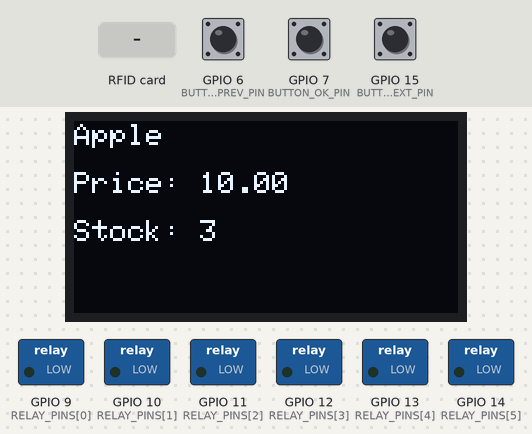
The sketch below on a simulated ESP32-S3. Parts: 128×64 one-colour display, switched loads named in the sketch (green lamp = pin HIGH). The test bench sets the inputs (shaded band); at power-on: GPIO 15 (BUTTON_NEXT_PIN) HIGH, GPIO 7 (BUTTON_OK_PIN) HIGH, GPIO 6 (BUTTON_PREV_PIN) HIGH. WiFi joins after 1.5 s; servers stay silent unless stated; what the sketch prints to the serial monitor is not drawn.

Above: at 3.3 s.
3.4 s: RFID card 5E 7A 19 C4 held to the reader
At 4.0 s:
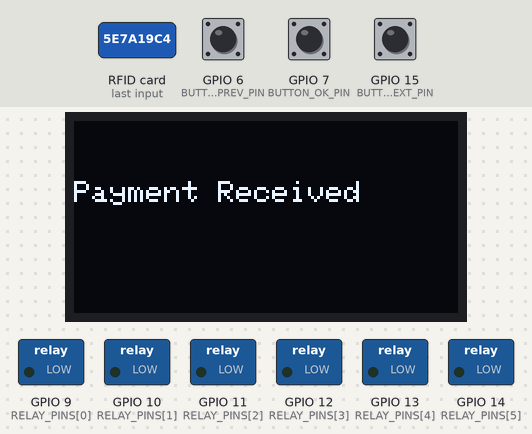
4.9 s: GPIO 15 (BUTTON_NEXT_PIN) pulled LOW for 3.2 s
At 6.9 s:
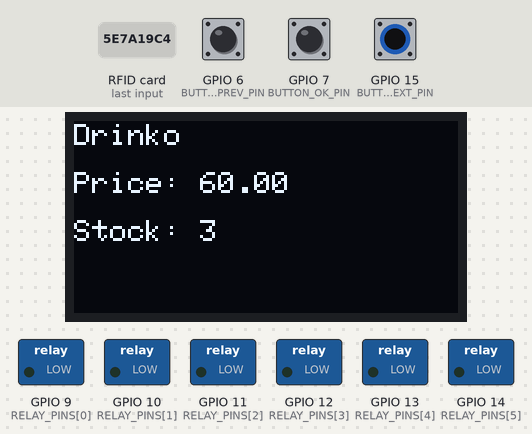
9.6 s: GPIO 7 (BUTTON_OK_PIN) pulled LOW for 1 s
At 11.6 s:
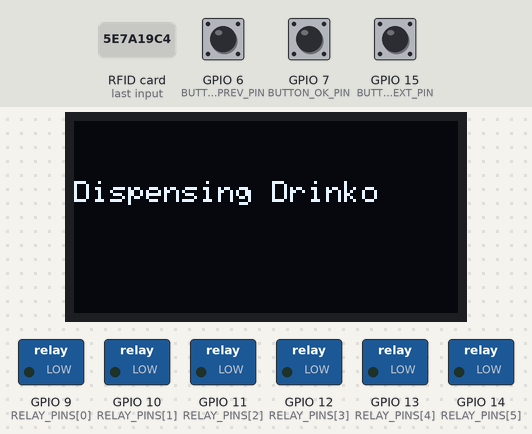
13.6 s: GPIO 7 (BUTTON_OK_PIN) pulled LOW for 0.15 s
At 14.2 s:
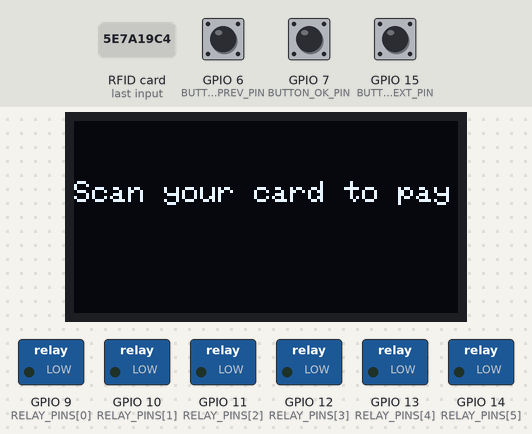
15.2 s: GPIO 6 (BUTTON_PREV_PIN) pulled LOW for 3.2 s
At 15.4 s:
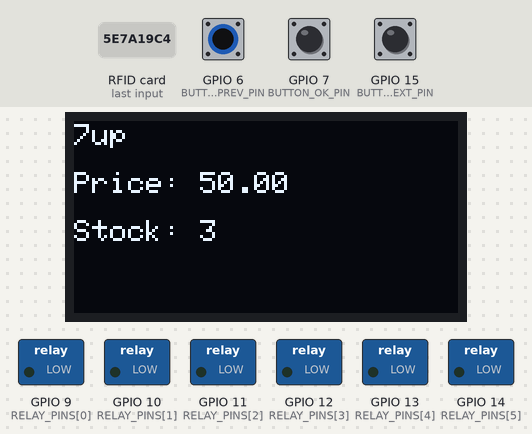
19.9 s: GPIO 7 (BUTTON_OK_PIN) pulled LOW for 3.2 s
At 21.2 s:
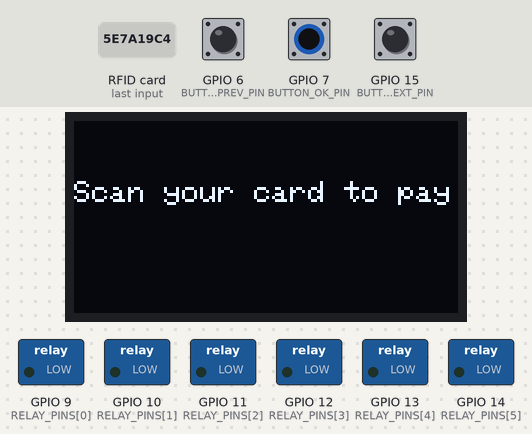
Timing chart, 0 to 22.9 s (numbered marks = the images above; inputs shaded):
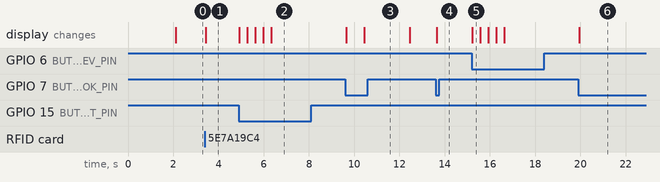

The sketch:

17_UPDATE.ino
```cpp
#include <Wire.h>
#include <Adafruit_GFX.h>
#include <Adafruit_SSD1306.h>
#include <SPI.h>
#include <MFRC522.h>
#include <WiFi.h>
#include <FirebaseESP32.h>

// Firebase and Wi-Fi credentials
#define WIFI_SSID "No Internet"
#define WIFI_PASSWORD "UiU@2025"
#define FIREBASE_HOST "https://console.firebase.google.com/u/0/project/esp32-vanding-maching/database/esp32-vanding-maching-default-rtdb/data/~2F"
#define FIREBASE_AUTH "CxP7HFUo77dz6yNGANVBYjuS9ZgMYX3hhYV5PBVw"

// Firebase object
FirebaseData firebaseData;

#define SCREEN_WIDTH 128
#define SCREEN_HEIGHT 64
#define OLED_RESET    -1

Adafruit_SSD1306 display(SCREEN_WIDTH, SCREEN_HEIGHT, &Wire, OLED_RESET);

// Pin definitions
#define BUTTON_PREV_PIN  6
#define BUTTON_OK_PIN    7
#define BUTTON_NEXT_PIN  15

const int RELAY_PINS[] = {9, 10, 11, 12, 13, 14};
const int IR_SENSOR_PINS[] = {21, 22, 23, 24, 25, 26};

#define SS_PIN 1
#define RST_PIN 40
#define SCK_PIN 2
#define MOSI_PIN 42
#define MISO_PIN 41

MFRC522 mfrc522(SS_PIN, RST_PIN);

struct Product {
  const char* name;
  float price;
  int stock;
};

Product products[] = {
  {"Apple", 10.0, 3},
  {"CocaCola", 20.0, 3},
  {"Sprite", 30.0, 3},
  {"Prime", 40.0, 3},
  {"7up", 50.0, 3},
  {"Drinko", 60.0, 3}
};

int currentIndex = 0;
bool confirmDispense = false;
bool isCardAuthenticated = false;

void setup() {
  Serial.begin(115200);

  // Initialize Wi-Fi
  WiFi.begin(WIFI_SSID, WIFI_PASSWORD);
  Serial.print("Connecting to Wi-Fi");
  while (WiFi.status() != WL_CONNECTED) {
    delay(1000);
    Serial.print(".");
  }
  Serial.println("\nConnected to Wi-Fi");

  // Initialize Firebase
  Firebase.begin(FIREBASE_HOST, FIREBASE_AUTH);
  Firebase.reconnectWiFi(true);

  Wire.begin(5, 4);
  if (!display.begin(SSD1306_SWITCHCAPVCC, 0x3C)) {
    Serial.println("OLED initialization failed!");
    while (1);
  }

  pinMode(BUTTON_PREV_PIN, INPUT_PULLUP);
  pinMode(BUTTON_OK_PIN, INPUT_PULLUP);
  pinMode(BUTTON_NEXT_PIN, INPUT_PULLUP);

  for (int i = 0; i < 6; i++) {
    pinMode(RELAY_PINS[i], OUTPUT);
    digitalWrite(RELAY_PINS[i], LOW);
    pinMode(IR_SENSOR_PINS[i], INPUT);
  }

  SPI.begin(SCK_PIN, MISO_PIN, MOSI_PIN, SS_PIN);
  mfrc522.PCD_Init();
  updateDisplay();
}

void loop() {
  if (digitalRead(BUTTON_PREV_PIN) == LOW) {
    previousProduct();
    delay(300);
  }

  if (digitalRead(BUTTON_OK_PIN) == LOW) {
    okButton();
    delay(300);
  }

  if (digitalRead(BUTTON_NEXT_PIN) == LOW) {
    nextProduct();
    delay(300);
  }

  if (mfrc522.PICC_IsNewCardPresent() && mfrc522.PICC_ReadCardSerial()) {
    isCardAuthenticated = true;
    Serial.println("Card Detected");
    displayMessage("Payment Received");
    logTransaction("Payment Received");
    mfrc522.PICC_HaltA();
    mfrc522.PCD_StopCrypto1();
  }
}

void updateDisplay() {
  display.clearDisplay();
  Product currentProduct = products[currentIndex];

  display.setTextSize(1);
  display.setTextColor(SSD1306_WHITE);
  display.setCursor(0, 1);
  display.println(currentProduct.name);
  display.print("\nPrice: ");
  display.println(currentProduct.price);
  display.print("\nStock: ");
  display.println(currentProduct.stock);

  display.display();
}

void previousProduct() {
  if (currentIndex > 0) {
    currentIndex--;
    updateDisplay();
  }
}

void nextProduct() {
  if (currentIndex < 5) {
    currentIndex++;
    updateDisplay();
  }
}

void okButton() {
  if (!isCardAuthenticated) {
    displayMessage("Scan your card to pay");
    return;
  }

  if (!confirmDispense) {
    Product currentProduct = products[currentIndex];
    if (currentProduct.stock > 0) {
      displayMessage("Press OK to confirm");
      confirmDispense = true;
    } else {
      displayMessage("Out of Stock!");
    }
  } else {
    dispenseProduct();
    confirmDispense = false;
    isCardAuthenticated = false;
  }
}

void dispenseProduct() {
  Product& currentProduct = products[currentIndex];
  currentProduct.stock--;

  // Log transaction to Firebase
  String path = "/transactions/" + String(currentIndex);
  Firebase.pushString(firebaseData, path + "/name", currentProduct.name);
  Firebase.pushFloat(firebaseData, path + "/price", currentProduct.price);
  Firebase.pushInt(firebaseData, path + "/stock", currentProduct.stock);

  displayMessage("Dispensing " + String(currentProduct.name));
  delay(2000);
  updateDisplay();
}

void displayMessage(const String& message) {
  display.clearDisplay();
  display.setCursor(0, 20);
  display.print(message);
  display.display();
}

void logTransaction(const String& message) {
  String path = "/logs/";
  Firebase.pushString(firebaseData, path, message);
}
```

Measured:
- after the input at 3.4 s, the display: changes at once (image 1)
- after the input at 4.9 s, the display: first changes at once (image 2 shows a later state)
- after the input at 9.6 s, the display: first changes at once (image 3 shows a later state)
- after the input at 13.6 s, the display: changes after 0.05 s (image 4)
- after the input at 15.2 s, the display: changes at once (image 5)
- after the input at 19.9 s, the display: changes at once (image 6)
